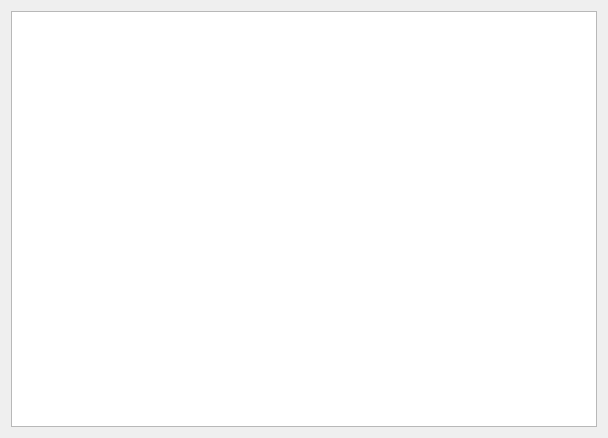
<?xml version="1.0" encoding="UTF-8"?>
<ui version="4.0">
 <class>MainWindow</class>
 <widget class="QMainWindow" name="MainWindow">
  <property name="geometry">
   <rect>
    <x>0</x>
    <y>0</y>
    <width>608</width>
    <height>438</height>
   </rect>
  </property>
  <property name="font">
   <font>
    <pointsize>18</pointsize>
   </font>
  </property>
  <property name="windowTitle">
   <string>代码下载器</string>
  </property>
  <widget class="QWidget" name="centralWidget">
   <layout class="QVBoxLayout" name="verticalLayout">
    <item>
     <widget class="QTextBrowser" name="textBrowser">
      <property name="openLinks">
       <bool>false</bool>
      </property>
     </widget>
    </item>
   </layout>
  </widget>
 </widget>
 <layoutdefault spacing="6" margin="11"/>
 <resources/>
 <connections/>
</ui>
